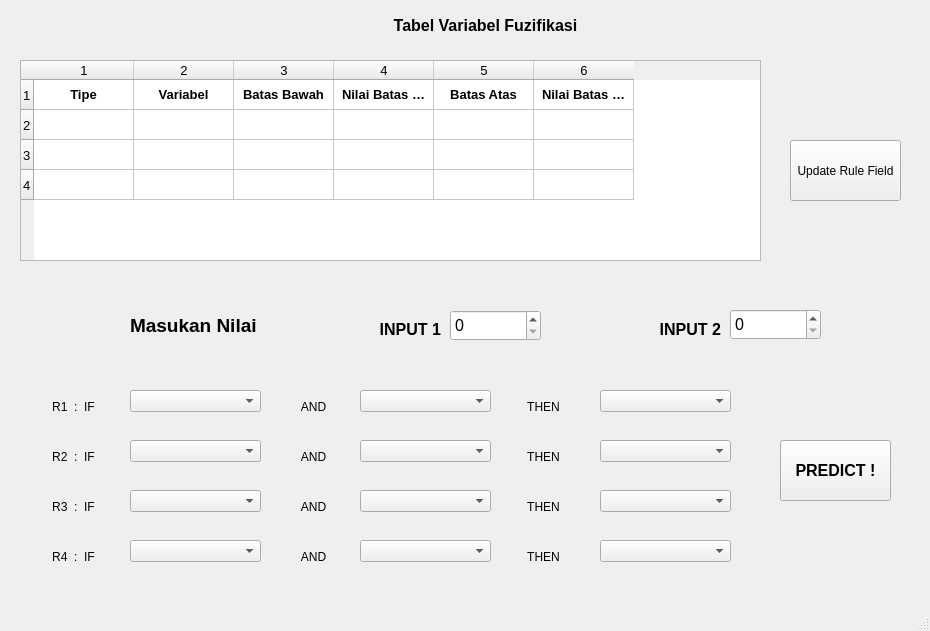
<?xml version="1.0" encoding="UTF-8"?>
<ui version="4.0">
 <class>setVarMenu</class>
 <widget class="QMainWindow" name="setVarMenu">
  <property name="geometry">
   <rect>
    <x>0</x>
    <y>0</y>
    <width>930</width>
    <height>631</height>
   </rect>
  </property>
  <property name="windowTitle">
   <string>Masukkan Variabel</string>
  </property>
  <widget class="QWidget" name="centralwidget">
   <widget class="QTableWidget" name="Tabel1">
    <property name="geometry">
     <rect>
      <x>20</x>
      <y>60</y>
      <width>741</width>
      <height>201</height>
     </rect>
    </property>
    <property name="font">
     <font>
      <pointsize>10</pointsize>
      <weight>50</weight>
      <bold>false</bold>
     </font>
    </property>
    <property name="rowCount">
     <number>4</number>
    </property>
    <property name="columnCount">
     <number>6</number>
    </property>
    <row/>
    <row/>
    <row/>
    <row/>
    <column/>
    <column/>
    <column/>
    <column/>
    <column/>
    <column/>
    <item row="0" column="0">
     <property name="text">
      <string>Tipe</string>
     </property>
     <property name="font">
      <font>
       <pointsize>10</pointsize>
       <weight>75</weight>
       <bold>true</bold>
      </font>
     </property>
     <property name="textAlignment">
      <set>AlignCenter</set>
     </property>
     <property name="flags">
      <set>ItemIsSelectable|ItemIsDragEnabled|ItemIsDropEnabled|ItemIsUserCheckable|ItemIsEnabled</set>
     </property>
    </item>
    <item row="0" column="1">
     <property name="text">
      <string>Variabel</string>
     </property>
     <property name="font">
      <font>
       <pointsize>10</pointsize>
       <weight>75</weight>
       <bold>true</bold>
      </font>
     </property>
     <property name="textAlignment">
      <set>AlignCenter</set>
     </property>
     <property name="flags">
      <set>ItemIsSelectable|ItemIsDragEnabled|ItemIsDropEnabled|ItemIsUserCheckable|ItemIsEnabled</set>
     </property>
    </item>
    <item row="0" column="2">
     <property name="text">
      <string>Batas Bawah</string>
     </property>
     <property name="font">
      <font>
       <pointsize>10</pointsize>
       <weight>75</weight>
       <bold>true</bold>
      </font>
     </property>
     <property name="textAlignment">
      <set>AlignCenter</set>
     </property>
     <property name="flags">
      <set>ItemIsSelectable|ItemIsDragEnabled|ItemIsDropEnabled|ItemIsUserCheckable|ItemIsEnabled</set>
     </property>
    </item>
    <item row="0" column="3">
     <property name="text">
      <string>Nilai Batas Bawah</string>
     </property>
     <property name="font">
      <font>
       <pointsize>10</pointsize>
       <weight>75</weight>
       <bold>true</bold>
      </font>
     </property>
     <property name="textAlignment">
      <set>AlignCenter</set>
     </property>
     <property name="flags">
      <set>ItemIsSelectable|ItemIsDragEnabled|ItemIsDropEnabled|ItemIsUserCheckable|ItemIsEnabled</set>
     </property>
    </item>
    <item row="0" column="4">
     <property name="text">
      <string>Batas Atas</string>
     </property>
     <property name="font">
      <font>
       <pointsize>10</pointsize>
       <weight>75</weight>
       <bold>true</bold>
      </font>
     </property>
     <property name="textAlignment">
      <set>AlignCenter</set>
     </property>
     <property name="flags">
      <set>ItemIsSelectable|ItemIsDragEnabled|ItemIsDropEnabled|ItemIsUserCheckable|ItemIsEnabled</set>
     </property>
    </item>
    <item row="0" column="5">
     <property name="text">
      <string>Nilai Batas Atas</string>
     </property>
     <property name="font">
      <font>
       <pointsize>10</pointsize>
       <weight>75</weight>
       <bold>true</bold>
      </font>
     </property>
     <property name="textAlignment">
      <set>AlignCenter</set>
     </property>
     <property name="flags">
      <set>ItemIsSelectable|ItemIsDragEnabled|ItemIsDropEnabled|ItemIsUserCheckable|ItemIsEnabled</set>
     </property>
    </item>
    <item row="1" column="0">
     <property name="text">
      <string/>
     </property>
     <property name="font">
      <font>
       <pointsize>10</pointsize>
      </font>
     </property>
    </item>
    <item row="1" column="1">
     <property name="text">
      <string/>
     </property>
     <property name="font">
      <font>
       <pointsize>10</pointsize>
      </font>
     </property>
    </item>
    <item row="1" column="2">
     <property name="text">
      <string/>
     </property>
     <property name="font">
      <font>
       <pointsize>10</pointsize>
      </font>
     </property>
    </item>
    <item row="1" column="3">
     <property name="text">
      <string/>
     </property>
     <property name="font">
      <font>
       <pointsize>10</pointsize>
      </font>
     </property>
    </item>
    <item row="1" column="4">
     <property name="text">
      <string/>
     </property>
     <property name="font">
      <font>
       <pointsize>10</pointsize>
      </font>
     </property>
    </item>
    <item row="1" column="5">
     <property name="text">
      <string/>
     </property>
     <property name="font">
      <font>
       <pointsize>10</pointsize>
      </font>
     </property>
    </item>
    <item row="2" column="0">
     <property name="text">
      <string/>
     </property>
     <property name="font">
      <font>
       <pointsize>10</pointsize>
      </font>
     </property>
    </item>
    <item row="2" column="1">
     <property name="text">
      <string/>
     </property>
     <property name="font">
      <font>
       <pointsize>10</pointsize>
      </font>
     </property>
    </item>
    <item row="2" column="2">
     <property name="text">
      <string/>
     </property>
     <property name="font">
      <font>
       <pointsize>10</pointsize>
      </font>
     </property>
    </item>
    <item row="2" column="3">
     <property name="text">
      <string/>
     </property>
     <property name="font">
      <font>
       <pointsize>10</pointsize>
      </font>
     </property>
    </item>
    <item row="2" column="4">
     <property name="text">
      <string/>
     </property>
     <property name="font">
      <font>
       <pointsize>10</pointsize>
      </font>
     </property>
    </item>
    <item row="2" column="5">
     <property name="text">
      <string/>
     </property>
     <property name="font">
      <font>
       <pointsize>10</pointsize>
      </font>
     </property>
    </item>
    <item row="3" column="0">
     <property name="text">
      <string/>
     </property>
     <property name="font">
      <font>
       <pointsize>10</pointsize>
      </font>
     </property>
    </item>
    <item row="3" column="1">
     <property name="text">
      <string/>
     </property>
     <property name="font">
      <font>
       <pointsize>10</pointsize>
      </font>
     </property>
    </item>
    <item row="3" column="2">
     <property name="text">
      <string/>
     </property>
     <property name="font">
      <font>
       <pointsize>10</pointsize>
      </font>
     </property>
    </item>
    <item row="3" column="3">
     <property name="text">
      <string/>
     </property>
     <property name="font">
      <font>
       <pointsize>10</pointsize>
      </font>
     </property>
    </item>
    <item row="3" column="4">
     <property name="text">
      <string/>
     </property>
     <property name="font">
      <font>
       <pointsize>10</pointsize>
      </font>
     </property>
    </item>
    <item row="3" column="5">
     <property name="text">
      <string/>
     </property>
     <property name="font">
      <font>
       <pointsize>10</pointsize>
      </font>
     </property>
    </item>
   </widget>
   <widget class="QLabel" name="label">
    <property name="geometry">
     <rect>
      <x>380</x>
      <y>10</y>
      <width>211</width>
      <height>31</height>
     </rect>
    </property>
    <property name="text">
     <string>&lt;html&gt;&lt;head/&gt;&lt;body&gt;&lt;p align=&quot;center&quot;&gt;&lt;span style=&quot; font-size:12pt; font-weight:600;&quot;&gt;Tabel Variabel Fuzifikasi&lt;/span&gt;&lt;/p&gt;&lt;/body&gt;&lt;/html&gt;</string>
    </property>
   </widget>
   <widget class="QPushButton" name="btnPredict">
    <property name="geometry">
     <rect>
      <x>780</x>
      <y>440</y>
      <width>111</width>
      <height>61</height>
     </rect>
    </property>
    <property name="font">
     <font>
      <pointsize>12</pointsize>
      <weight>75</weight>
      <bold>true</bold>
     </font>
    </property>
    <property name="text">
     <string>PREDICT !</string>
    </property>
   </widget>
   <widget class="QSpinBox" name="SBInput1">
    <property name="geometry">
     <rect>
      <x>450</x>
      <y>310</y>
      <width>91</width>
      <height>31</height>
     </rect>
    </property>
    <property name="font">
     <font>
      <pointsize>12</pointsize>
     </font>
    </property>
    <property name="maximum">
     <number>999999999</number>
    </property>
   </widget>
   <widget class="QLabel" name="label_2">
    <property name="geometry">
     <rect>
      <x>130</x>
      <y>310</y>
      <width>141</width>
      <height>31</height>
     </rect>
    </property>
    <property name="text">
     <string>&lt;html&gt;&lt;head/&gt;&lt;body&gt;&lt;p&gt;&lt;span style=&quot; font-size:14pt; font-weight:600;&quot;&gt;Masukan Nilai&lt;/span&gt;&lt;/p&gt;&lt;/body&gt;&lt;/html&gt;</string>
    </property>
   </widget>
   <widget class="QSpinBox" name="SBInput2">
    <property name="geometry">
     <rect>
      <x>730</x>
      <y>309</y>
      <width>91</width>
      <height>31</height>
     </rect>
    </property>
    <property name="font">
     <font>
      <pointsize>12</pointsize>
     </font>
    </property>
    <property name="maximum">
     <number>999999999</number>
    </property>
   </widget>
   <widget class="QLabel" name="lblInput1">
    <property name="geometry">
     <rect>
      <x>280</x>
      <y>320</y>
      <width>161</width>
      <height>20</height>
     </rect>
    </property>
    <property name="text">
     <string>&lt;html&gt;&lt;head/&gt;&lt;body&gt;&lt;p align=&quot;right&quot;&gt;&lt;span style=&quot; font-size:12pt; font-weight:600;&quot;&gt;INPUT 1&lt;/span&gt;&lt;/p&gt;&lt;/body&gt;&lt;/html&gt;</string>
    </property>
   </widget>
   <widget class="QLabel" name="lblInput2">
    <property name="geometry">
     <rect>
      <x>560</x>
      <y>320</y>
      <width>161</width>
      <height>20</height>
     </rect>
    </property>
    <property name="text">
     <string>&lt;html&gt;&lt;head/&gt;&lt;body&gt;&lt;p align=&quot;right&quot;&gt;&lt;span style=&quot; font-size:12pt; font-weight:600;&quot;&gt;INPUT 2&lt;/span&gt;&lt;/p&gt;&lt;/body&gt;&lt;/html&gt;</string>
    </property>
   </widget>
   <widget class="QPushButton" name="btnUpdate">
    <property name="geometry">
     <rect>
      <x>790</x>
      <y>140</y>
      <width>111</width>
      <height>61</height>
     </rect>
    </property>
    <property name="text">
     <string>Update Rule Field</string>
    </property>
   </widget>
   <widget class="QLabel" name="label_4">
    <property name="geometry">
     <rect>
      <x>50</x>
      <y>550</y>
      <width>47</width>
      <height>13</height>
     </rect>
    </property>
    <property name="text">
     <string>R4  :  IF</string>
    </property>
    <property name="alignment">
     <set>Qt::AlignCenter</set>
    </property>
   </widget>
   <widget class="QComboBox" name="premise2_3">
    <property name="geometry">
     <rect>
      <x>360</x>
      <y>490</y>
      <width>131</width>
      <height>22</height>
     </rect>
    </property>
   </widget>
   <widget class="QComboBox" name="premise2_2">
    <property name="geometry">
     <rect>
      <x>360</x>
      <y>440</y>
      <width>131</width>
      <height>22</height>
     </rect>
    </property>
   </widget>
   <widget class="QComboBox" name="premise1_1">
    <property name="geometry">
     <rect>
      <x>130</x>
      <y>390</y>
      <width>131</width>
      <height>22</height>
     </rect>
    </property>
   </widget>
   <widget class="QComboBox" name="premise2_1">
    <property name="geometry">
     <rect>
      <x>360</x>
      <y>390</y>
      <width>131</width>
      <height>22</height>
     </rect>
    </property>
   </widget>
   <widget class="QLabel" name="label_10">
    <property name="geometry">
     <rect>
      <x>520</x>
      <y>500</y>
      <width>47</width>
      <height>13</height>
     </rect>
    </property>
    <property name="text">
     <string>THEN</string>
    </property>
    <property name="alignment">
     <set>Qt::AlignCenter</set>
    </property>
   </widget>
   <widget class="QLabel" name="label_3">
    <property name="geometry">
     <rect>
      <x>50</x>
      <y>450</y>
      <width>47</width>
      <height>13</height>
     </rect>
    </property>
    <property name="text">
     <string>R2  :  IF</string>
    </property>
    <property name="alignment">
     <set>Qt::AlignCenter</set>
    </property>
   </widget>
   <widget class="QComboBox" name="premise1_4">
    <property name="geometry">
     <rect>
      <x>130</x>
      <y>540</y>
      <width>131</width>
      <height>22</height>
     </rect>
    </property>
   </widget>
   <widget class="QLabel" name="label_11">
    <property name="geometry">
     <rect>
      <x>290</x>
      <y>550</y>
      <width>47</width>
      <height>13</height>
     </rect>
    </property>
    <property name="text">
     <string>AND</string>
    </property>
    <property name="alignment">
     <set>Qt::AlignCenter</set>
    </property>
   </widget>
   <widget class="QComboBox" name="premise3_4">
    <property name="geometry">
     <rect>
      <x>600</x>
      <y>540</y>
      <width>131</width>
      <height>22</height>
     </rect>
    </property>
   </widget>
   <widget class="QLabel" name="label_7">
    <property name="geometry">
     <rect>
      <x>520</x>
      <y>450</y>
      <width>47</width>
      <height>13</height>
     </rect>
    </property>
    <property name="text">
     <string>THEN</string>
    </property>
    <property name="alignment">
     <set>Qt::AlignCenter</set>
    </property>
   </widget>
   <widget class="QLabel" name="label_12">
    <property name="geometry">
     <rect>
      <x>520</x>
      <y>550</y>
      <width>47</width>
      <height>13</height>
     </rect>
    </property>
    <property name="text">
     <string>THEN</string>
    </property>
    <property name="alignment">
     <set>Qt::AlignCenter</set>
    </property>
   </widget>
   <widget class="QLabel" name="label_8">
    <property name="geometry">
     <rect>
      <x>290</x>
      <y>450</y>
      <width>47</width>
      <height>13</height>
     </rect>
    </property>
    <property name="text">
     <string>AND</string>
    </property>
    <property name="alignment">
     <set>Qt::AlignCenter</set>
    </property>
   </widget>
   <widget class="QComboBox" name="premise3_3">
    <property name="geometry">
     <rect>
      <x>600</x>
      <y>490</y>
      <width>131</width>
      <height>22</height>
     </rect>
    </property>
   </widget>
   <widget class="QComboBox" name="premise3_1">
    <property name="geometry">
     <rect>
      <x>600</x>
      <y>390</y>
      <width>131</width>
      <height>22</height>
     </rect>
    </property>
   </widget>
   <widget class="QComboBox" name="premise1_3">
    <property name="geometry">
     <rect>
      <x>130</x>
      <y>490</y>
      <width>131</width>
      <height>22</height>
     </rect>
    </property>
   </widget>
   <widget class="QComboBox" name="premise1_2">
    <property name="geometry">
     <rect>
      <x>130</x>
      <y>440</y>
      <width>131</width>
      <height>22</height>
     </rect>
    </property>
   </widget>
   <widget class="QLabel" name="label_6">
    <property name="geometry">
     <rect>
      <x>520</x>
      <y>400</y>
      <width>47</width>
      <height>13</height>
     </rect>
    </property>
    <property name="text">
     <string>THEN</string>
    </property>
    <property name="alignment">
     <set>Qt::AlignCenter</set>
    </property>
   </widget>
   <widget class="QLabel" name="label_5">
    <property name="geometry">
     <rect>
      <x>50</x>
      <y>500</y>
      <width>47</width>
      <height>13</height>
     </rect>
    </property>
    <property name="text">
     <string>R3  :  IF</string>
    </property>
    <property name="alignment">
     <set>Qt::AlignCenter</set>
    </property>
   </widget>
   <widget class="QComboBox" name="premise2_4">
    <property name="geometry">
     <rect>
      <x>360</x>
      <y>540</y>
      <width>131</width>
      <height>22</height>
     </rect>
    </property>
   </widget>
   <widget class="QLabel" name="label_9">
    <property name="geometry">
     <rect>
      <x>290</x>
      <y>500</y>
      <width>47</width>
      <height>13</height>
     </rect>
    </property>
    <property name="text">
     <string>AND</string>
    </property>
    <property name="alignment">
     <set>Qt::AlignCenter</set>
    </property>
   </widget>
   <widget class="QComboBox" name="premise3_2">
    <property name="geometry">
     <rect>
      <x>600</x>
      <y>440</y>
      <width>131</width>
      <height>22</height>
     </rect>
    </property>
   </widget>
   <widget class="QLabel" name="label_13">
    <property name="geometry">
     <rect>
      <x>50</x>
      <y>400</y>
      <width>47</width>
      <height>13</height>
     </rect>
    </property>
    <property name="text">
     <string>R1  :  IF</string>
    </property>
    <property name="alignment">
     <set>Qt::AlignCenter</set>
    </property>
   </widget>
   <widget class="QLabel" name="label_14">
    <property name="geometry">
     <rect>
      <x>290</x>
      <y>400</y>
      <width>47</width>
      <height>13</height>
     </rect>
    </property>
    <property name="text">
     <string>AND</string>
    </property>
    <property name="alignment">
     <set>Qt::AlignCenter</set>
    </property>
   </widget>
  </widget>
  <widget class="QMenuBar" name="menubar">
   <property name="geometry">
    <rect>
     <x>0</x>
     <y>0</y>
     <width>930</width>
     <height>21</height>
    </rect>
   </property>
  </widget>
  <widget class="QStatusBar" name="statusbar"/>
  <action name="actionExit">
   <property name="text">
    <string>Exit</string>
   </property>
  </action>
 </widget>
 <resources/>
 <connections/>
</ui>
